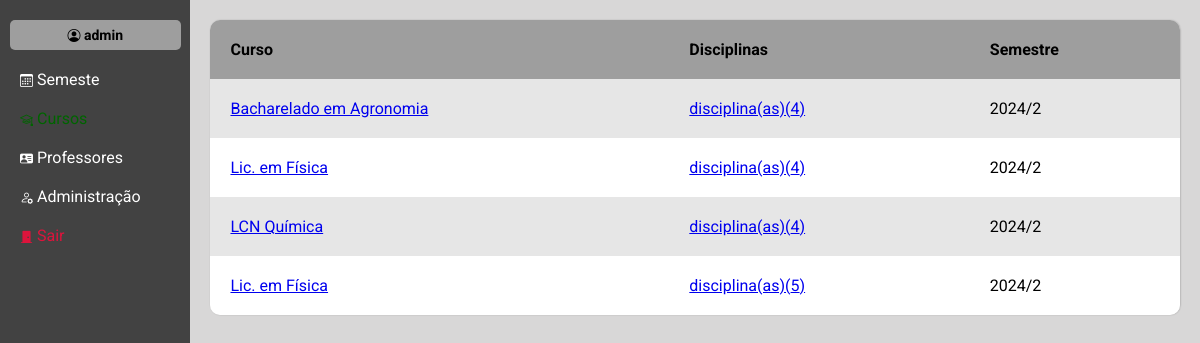
Before: /curso/ (signed in) with the older database file.
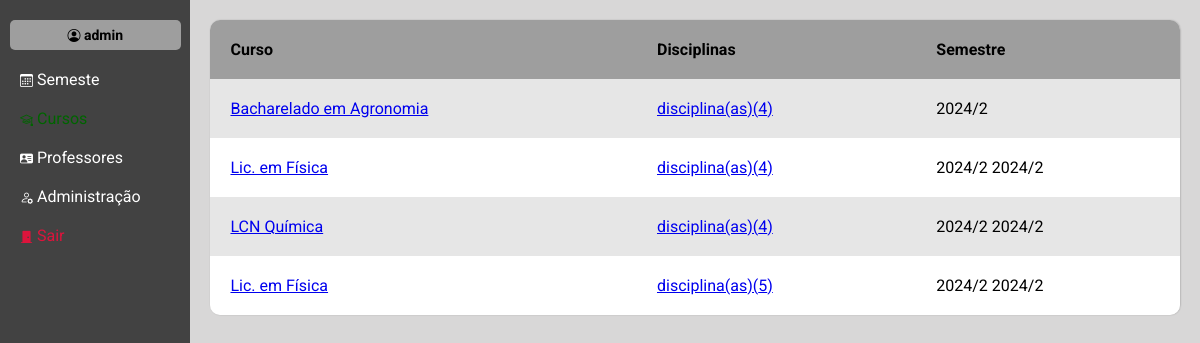
After: the same page with the newer database file.
### core/models.py (models this page shows)
class Curso(models.Model):
    curso = models.CharField(max_length=50)
    def __str__(self) -> str:
        return self.curso

class Semestre(models.Model):
    semestre = models.CharField( max_length=50)
    cursos = models.ManyToManyField(Curso, verbose_name="curso", blank=True)
    status = models.ForeignKey(Status, verbose_name='status', on_delete=models.SET_NULL, null=True, blank=True)
    date_create = models.DateTimeField(default=timezone.now)
    disciplinas = models.ManyToManyField(Disciplina, verbose_name='disciplina', blank=True)
    def __str__(self) -> str:
        return self.semestre

### core/views.py (the view)
# urls.py: path('curso/', views.cursos_list_page, name='cursos'),
@login_required(login_url="/login")
def cursos_list_page(request):
    curso = Curso.objects.all()
    context = {
        'curso': curso
    }
    return render(request, 'curso_list_page.html', context)

### core/templates/curso_list_page.html
{% extends "base.html" %}
{% block conteudo %}
<table>
    <thead>
        <tr>
            <th>Curso</th>
            <th>Disciplinas</th>
            <th>Semestre</th>
        </tr>
    </thead>
    <tbody>
       {% for i in curso %}
       <tr>
            <td>
                <a href="#">{{i}}</a>
            </td>
            <td>
              <a href="#"> disciplina(as)({{i.disciplina_set.all.count}})</a>
            </td>
            <td>
                {% for s in i.semestre_set.all %}
                {{s}}
                {% endfor %}
            </td>
       </tr>
       {% endfor %}
    </tbody>
</table>
{% endblock conteudo %}

Changed rows visible on the page:
added Semestre: semestre "2024/2"
